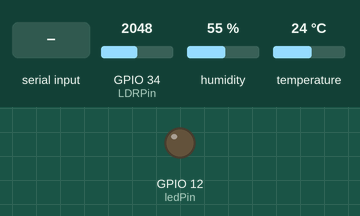
A sketch run on a simulated ESP32. Shown: output pins drawn as LEDs (lit = HIGH). The test bench sets the inputs (shaded band); at power-on: GPIO 34 (LDRPin) = 2048, humidity 55 %, temperature 24 °C. What the sketch prints to the serial monitor is not drawn.

Above: at 6.2 s.
6.3 s: "ON\n" received over Serial
At 9.0 s:
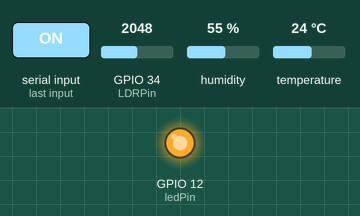
10.0 s: "OFF\n" received over Serial
At 11.4 s:
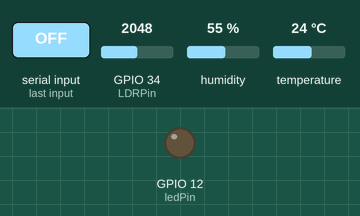
13.7 s: "AUTO\n" received over Serial
18.5 s: GPIO 34 (LDRPin) set to 1957
At 21.3 s:
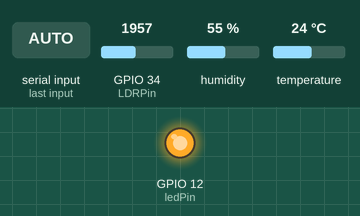
22.2 s: GPIO 34 (LDRPin) set to 2040
At 23.8 s:
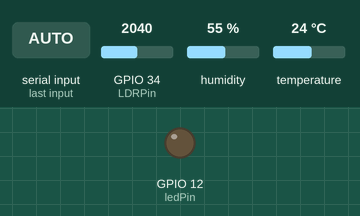
Timing chart, 0 to 25.3 s (numbered marks = the images above; inputs shaded):
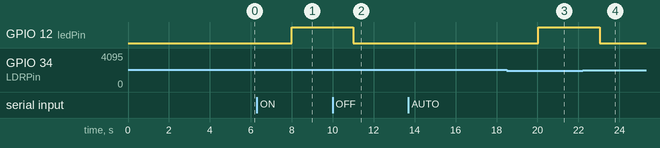

Measured:
- the behaviour switches between 2000 and 1999 on GPIO 34 (LDRPin) (found by bisection; images 2 and 3)
- after the input at 6.3 s, GPIO 12 (ledPin): LOW → HIGH after 1.7 s
- after the input at 10.0 s, GPIO 12 (ledPin): HIGH → LOW after 1.0 s
- after the input at 13.7 s, every drawn part: stays the same
- after the input at 18.5 s, GPIO 12 (ledPin): LOW → HIGH after 1.5 s
- after the input at 22.2 s, GPIO 12 (ledPin): HIGH → LOW after 0.83 s

The sketch:

Sensor_raspi_led.ino
```cpp
#include <DHT.h>
#include "Adafruit_Sensor.h"

#define DHTPIN 14
#define DHTTYPE DHT22

DHT dht(DHTPIN, DHTTYPE);
const int ledPin = 12;
const int LDRPin = 34; // Pin de la Foto Resistencia

int ValorSensorLuz = 0;
int UmbralLuz = 2000;

bool ledState = false; //Estado actual del led
bool modoAuto = false; //Modo automático para encender la luz

void setup() {
  Serial.begin(115200);
  pinMode(ledPin, OUTPUT);
  digitalWrite(ledPin, LOW); //Led inicialmente apagado
  delay(5000);

  dht.begin();
}

void loop() {
  // Comprobar si hay datos disponibles por el puerto serie
  if (Serial.available()) {
    String command = Serial.readStringUntil('\n');
    command.trim(); // Quita espacios y saltos de línea

    if (command.equalsIgnoreCase("ON")) {
      modoAuto = false;
      ledState = true;
      digitalWrite(ledPin, HIGH);
      Serial.println("💡 LED encendido");
    } else if (command.equalsIgnoreCase("OFF")) {
      modoAuto = false;
      ledState = false;
      digitalWrite(ledPin, LOW);
      Serial.println("💤 LED apagado");
    } else if (command.equalsIgnoreCase("AUTO")) {
      modoAuto = true;
    } else {
      Serial.println("⚠️ Comando no reconocido. Usa 'ON' o 'OFF'.");
    }
  }

  // Detectar luminosidad
  if (modoAuto){
      // Valores de luminosidad medidos por la Foto Resistencia
      ValorSensorLuz = analogRead(LDRPin);
      Serial.println(ValorSensorLuz);
      if (ValorSensorLuz < UmbralLuz){
        digitalWrite(ledPin, HIGH);
      } else {
        digitalWrite(ledPin, LOW);
      }
  }

  // Leer temperatura y humedad
  float h = dht.readHumidity();
  float t = dht.readTemperature();

  if (isnan(h) || isnan(t)) {
    Serial.println("❌ Failed to read from DHT22!");
  } else {
    Serial.print("Humidity:");
    Serial.print(h);
    Serial.print("%  ");
    Serial.print("Temperature:");
    Serial.print(t);
    Serial.println("°C");
  }

  delay(3000);
}
```
